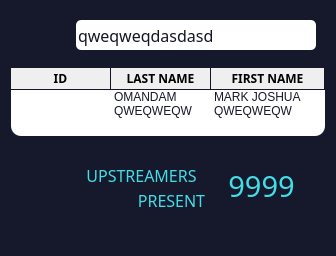
                  <widget class="QFrame" name="frame_search">
                   <property name="maximumSize">
                    <size>
                     <width>400</width>
                     <height>16777215</height>
                    </size>
                   </property>
                   <property name="styleSheet">
                    <string notr="true">background-color: rgb(22, 24, 44);
border-radius:10px
;</string>
                   </property>
                   <property name="frameShape">
                    <enum>QFrame::StyledPanel</enum>
                   </property>
                   <property name="frameShadow">
                    <enum>QFrame::Raised</enum>
                   </property>
                   <layout class="QVBoxLayout" name="verticalLayout_14">
                    <property name="spacing">
                     <number>9</number>
                    </property>
                    <item>
                     <widget class="QFrame" name="frame_7">
                      <property name="minimumSize">
                       <size>
                        <width>0</width>
                        <height>40</height>
                       </size>
                      </property>
                      <property name="maximumSize">
                       <size>
                        <width>16777215</width>
                        <height>16777215</height>
                       </size>
                      </property>
                      <property name="styleSheet">
                       <string notr="true"/>
                      </property>
                      <property name="frameShape">
                       <enum>QFrame::StyledPanel</enum>
                      </property>
                      <property name="frameShadow">
                       <enum>QFrame::Raised</enum>
                      </property>
                      <layout class="QHBoxLayout" name="horizontalLayout_9">
                       <item>
                        <widget class="QLabel" name="home_label_srchIcon">
                         <property name="minimumSize">
                          <size>
                           <width>50</width>
                           <height>0</height>
                          </size>
                         </property>
                         <property name="text">
                          <string/>
                         </property>
                         <property name="pixmap">
                          <pixmap resource="../imgs.qrc">:/newPrefix/images/icons8-search-24.png</pixmap>
                         </property>
                         <property name="scaledContents">
                          <bool>false</bool>
                         </property>
                         <property name="alignment">
                          <set>Qt::AlignCenter</set>
                         </property>
                        </widget>
                       </item>
                       <item>
                        <widget class="QLineEdit" name="home_search_bar">
                         <property name="minimumSize">
                          <size>
                           <width>0</width>
                           <height>30</height>
                          </size>
                         </property>
                         <property name="font">
                          <font>
                           <family>Montserrat Light</family>
                           <pointsize>12</pointsize>
                          </font>
                         </property>
                         <property name="styleSheet">
                          <string notr="true">background-color: rgb(255, 255, 255);
border-radius:5px;
color:rgb(20, 21, 38);</string>
                         </property>
                         <property name="text">
                          <string>qweqweqdasdasd</string>
                         </property>
                        </widget>
                       </item>
                      </layout>
                     </widget>
                    </item>
                    <item>
                     <widget class="QTreeWidget" name="home_treeWidget">
                      <property name="sizePolicy">
                       <sizepolicy hsizetype="Expanding" vsizetype="Expanding">
                        <horstretch>0</horstretch>
                        <verstretch>0</verstretch>
                       </sizepolicy>
                      </property>
                      <property name="layoutDirection">
                       <enum>Qt::LeftToRight</enum>
                      </property>
                      <property name="autoFillBackground">
                       <bool>false</bool>
                      </property>
                      <property name="styleSheet">
                       <string notr="true">QTreeWidget{
	background-color: rgb(255, 255, 255);
	color:rgb(22, 24, 44);
}

QTreeWidget QHeaderView::section {
	border-style:none;
	border-bottom:1px solid rgb(20, 21, 38) ;
	border-right:1px solid rgb(20, 21, 38);
}</string>
                      </property>
                      <property name="sizeAdjustPolicy">
                       <enum>QAbstractScrollArea::AdjustToContents</enum>
                      </property>
                      <property name="autoScroll">
                       <bool>true</bool>
                      </property>
                      <property name="editTriggers">
                       <set>QAbstractItemView::SelectedClicked</set>
                      </property>
                      <attribute name="headerCascadingSectionResizes">
                       <bool>false</bool>
                      </attribute>
                      <column>
                       <property name="text">
                        <string>ID</string>
                       </property>
                       <property name="font">
                        <font>
                         <family>Montserrat SemiBold</family>
                         <weight>75</weight>
                         <bold>true</bold>
                        </font>
                       </property>
                       <property name="textAlignment">
                        <set>AlignCenter</set>
                       </property>
                      </column>
                      <column>
                       <property name="text">
                        <string>LAST NAME</string>
                       </property>
                       <property name="font">
                        <font>
                         <family>Montserrat SemiBold</family>
                         <weight>75</weight>
                         <bold>true</bold>
                        </font>
                       </property>
                       <property name="textAlignment">
                        <set>AlignCenter</set>
                       </property>
                      </column>
                      <column>
                       <property name="text">
                        <string>FIRST NAME</string>
                       </property>
                       <property name="font">
                        <font>
                         <family>Montserrat SemiBold</family>
                         <weight>75</weight>
                         <bold>true</bold>
                        </font>
                       </property>
                       <property name="textAlignment">
                        <set>AlignCenter</set>
                       </property>
                      </column>
                      <item>
                       <property name="text">
                        <string/>
                       </property>
                       <property name="text">
                        <string>OMANDAM</string>
                       </property>
                       <property name="textAlignment">
                        <set>AlignCenter</set>
                       </property>
                       <property name="text">
                        <string>MARK JOSHUA</string>
                       </property>
                       <property name="textAlignment">
                        <set>AlignCenter</set>
                       </property>
                      </item>
                      <item>
                       <property name="text">
                        <string/>
                       </property>
                       <property name="text">
                        <string>QWEQWEQW</string>
                       </property>
                       <property name="textAlignment">
                        <set>AlignCenter</set>
                       </property>
                       <property name="text">
                        <string>QWEQWEQW</string>
                       </property>
                       <property name="textAlignment">
                        <set>AlignCenter</set>
                       </property>
                      </item>
                     </widget>
                    </item>
                    <item>
                     <widget class="QFrame" name="frame_6">
                      <property name="minimumSize">
                       <size>
                        <width>0</width>
                        <height>100</height>
                       </size>
                      </property>
                      <property name="styleSheet">
                       <string notr="true"/>
                      </property>
                      <property name="frameShape">
                       <enum>QFrame::StyledPanel</enum>
                      </property>
                      <property name="frameShadow">
                       <enum>QFrame::Raised</enum>
                      </property>
                      <widget class="QLabel" name="home_label_upstreamers">
                       <property name="geometry">
                        <rect>
                         <x>50</x>
                         <y>10</y>
                         <width>161</width>
                         <height>40</height>
                        </rect>
                       </property>
                       <property name="maximumSize">
                        <size>
                         <width>16777215</width>
                         <height>40</height>
                        </size>
                       </property>
                       <property name="font">
                        <font>
                         <family>Montserrat</family>
                         <pointsize>12</pointsize>
                        </font>
                       </property>
                       <property name="styleSheet">
                        <string notr="true">color: rgb(67, 221, 230);</string>
                       </property>
                       <property name="text">
                        <string>UPSTREAMERS</string>
                       </property>
                       <property name="alignment">
                        <set>Qt::AlignCenter</set>
                       </property>
                      </widget>
                      <widget class="QLabel" name="home_label_present">
                       <property name="geometry">
                        <rect>
                         <x>100</x>
                         <y>40</y>
                         <width>121</width>
                         <height>31</height>
                        </rect>
                       </property>
                       <property name="maximumSize">
                        <size>
                         <width>16777215</width>
                         <height>40</height>
                        </size>
                       </property>
                       <property name="font">
                        <font>
                         <family>Montserrat</family>
                         <pointsize>12</pointsize>
                        </font>
                       </property>
                       <property name="styleSheet">
                        <string notr="true">color: rgb(67, 221, 230);</string>
                       </property>
                       <property name="text">
                        <string>PRESENT</string>
                       </property>
                       <property name="alignment">
                        <set>Qt::AlignCenter</set>
                       </property>
                      </widget>
                      <widget class="QLabel" name="home_label_ups_present">
                       <property name="geometry">
                        <rect>
                         <x>200</x>
                         <y>10</y>
                         <width>101</width>
                         <height>61</height>
                        </rect>
                       </property>
                       <property name="maximumSize">
                        <size>
                         <width>16777215</width>
                         <height>16777215</height>
                        </size>
                       </property>
                       <property name="font">
                        <font>
                         <family>Montserrat</family>
                         <pointsize>22</pointsize>
                        </font>
                       </property>
                       <property name="styleSheet">
                        <string notr="true">color: rgb(67, 221, 230);</string>
                       </property>
                       <property name="text">
                        <string>9999</string>
                       </property>
                       <property name="alignment">
                        <set>Qt::AlignCenter</set>
                       </property>
                      </widget>
                     </widget>
                    </item>
                   </layout>
                  </widget>
